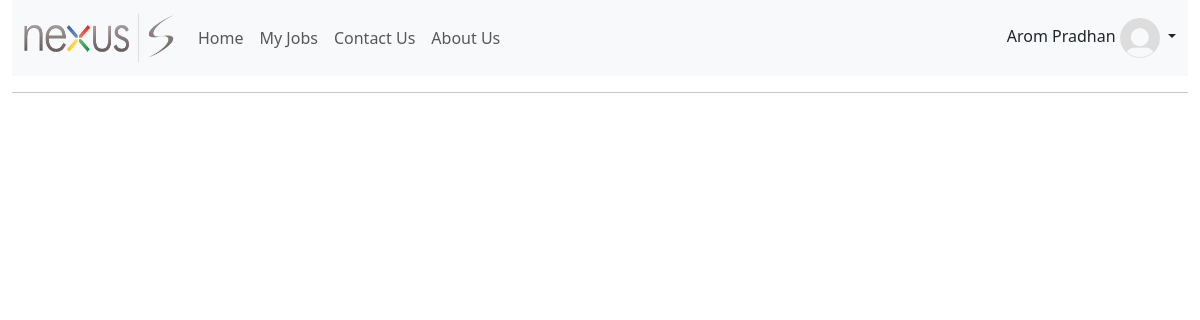
Before: /my-jobs/ (signed in) with the older database file.
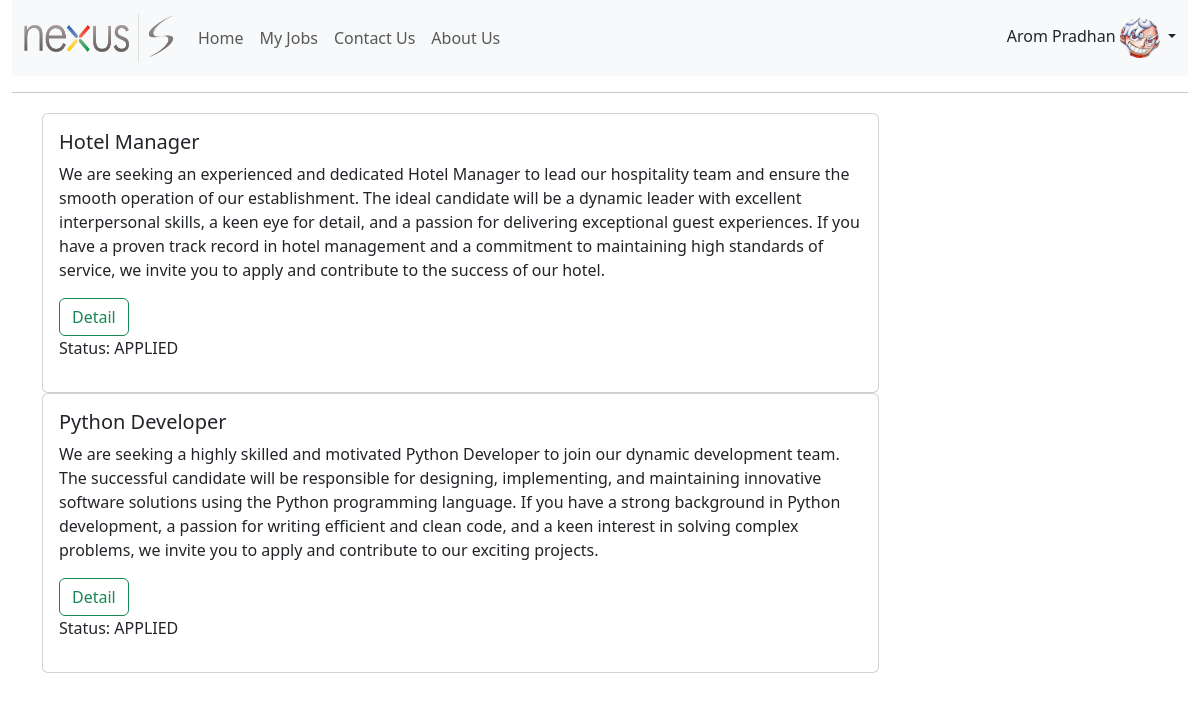
After: the same page with the newer database file.
### account/models.py (models this page shows)
class UserProfile(BaseModel):
    user = models.OneToOneField(User, on_delete=models.CASCADE)
    address = models.CharField(max_length=40)
    phone_number = models.CharField(max_length=14)
    resume = models.FileField(null=True, blank=True, upload_to="resumes")
    profile_picture = models.FileField(null=True, blank=True, upload_to="profile_pictures")

### core/models.py (models this page shows, shortened)
class JobApplication(BaseModel):
    status_choices = [
        ("APPLIED", "Applied"),
        ("SCREENING", "Screening"),
        ("SHORT_LISTED", "Short_Listed"),
        ("REJECTED", "Rejected"),
        ("SELECTED", "Selected"),
    ]
    job = models.ForeignKey(Job, on_delete=models.CASCADE, related_name="job_applications")
    user = models.ForeignKey(User, on_delete=models.CASCADE, related_name="user_application")
    interview_data = models.DateTimeField(null=True, blank=True)
    status = models.CharField(choices=status_choices, max_length=20)

class Job(BaseModel):
    title = models.CharField(max_length=50)
    description = models.TextField(max_length=1000)
    category = models.ForeignKey(Category, on_delete=models.CASCADE)
    application_deadline = models.DateField()
    is_active = models.BooleanField(default=False)

### core/views.py (the view)
# urls.py: path('my-jobs/', MyJobsView.as_view(), name='my_jobs'),
class MyJobsView(ListView):
    template_name = 'core/my_jobs.html'
    context_object_name = 'job_applications'
    def get_queryset(self):
        return JobApplication.objects.filter(user=self.request.user)

### templates/core/my_jobs.html (shortened to what this page needs)
{% extends 'layouts/base.html' %}
{% block content %}
{% for application in job_applications %}
<div class="card w-75">
  <div class="card-body">
    <h5 class="card-title">{{ application.job.title }}</h5>
    <p class="card-text">{{ application.job.description }}</p>
    <a href="{% url 'job_detail' application.job.id %}" class="btn btn-outline-success">Detail</a>
    <p>Status: {{ application.status }}</p>
  </div>
</div>
{% endfor %}
{% endblock %}

### templates/layouts/base.html (shortened to what this page needs)
<!DOCTYPE html>
<html lang="en">
<head>
    <link href="https://cdn.jsdelivr.net/npm/bootstrap@5.3.0/dist/css/bootstrap.min.css" rel="stylesheet"
>
</head>
<body  class="container-fluid">
{% include 'layouts/nav.html' %}
<div class="container">
    <div style="margin-top:20px">
        {% block content %}
        {% endblock %}
    </div>
</div>
</body>
</html>

### templates/layouts/nav.html (shortened to what this page needs)
{% load static %}
<nav class="navbar navbar-expand-lg bg-body-tertiary">
    <div class="container-fluid">
        <a class="navbar-brand" href="{% url 'home' %}">
            <img style="height: 50px; width: 150px" src="{% static 'core/logo.png' %}">
        </a>
        <div class="collapse navbar-collapse" id="navbarSupportedContent">
            <ul class="navbar-nav me-auto mb-2 mb-lg-0">
                <li class="nav-item">
                    <a class="nav-link {{ classroom_active }}" aria-current="page" href="{% url 'home' %}">Home</a>
                </li>
                {% if request.user.is_authenticated %}
                <li class="nav-item">
                    <a class="nav-link {{ student_active }}" href="{% url 'my_jobs' %}">My Jobs</a>
                </li>
                {% endif %}
                <li class="nav-item">
                    <a class="nav-link {{ profile_active }}" aria-disabled="true" href="#">Contact Us</a>
                </li>
                <li class="nav-item">
                    <a class="nav-link" aria-disabled="true" href="#">About Us</a>
                </li>
            </ul>
            {% if request.user.is_authenticated %}
                    <div class="dropdown show">
                        <a class="nav-link dropdown-toggle" href="#" id="navbarProfileDropdown" role="button"
                           data-toggle="dropdown" aria-haspopup="true" aria-expanded="false">
                            {% if request.user.get_full_name %}
                                {{ request.user.get_full_name }}
                            {% else %}
                                {{ request.user.email }}
                            {% endif %}
                            {% if request.user.userprofile.profile_picture %}
                                <img src="{{ request.user.userprofile.profile_picture.url }}"
                                     style="height: 40px; width: 40px; border-radius: 50%">
                            {% else %}
                                <img src="{% static 'account/default_picture.png' %}" style="height: 40px; width: 40px">
                            {% endif %}
                        </a>
                    </div>
            {% else %}
                <div>
                    <a href="{% url 'user_login' %}" class="btn btn-success">Login</a>
                    <a href="{% url 'user_register' %}" class="btn btn-outline-success">Register</a>
                </div>
            {% endif %}
        </div>
    </div>
</nav>
<hr>

Changed rows visible on the page:
added JobApplication: job "Hotel Manager", job.description "We are seeking an experienced and dedicated Hotel Manager to lead our hospitality team and ensure the smooth operation of our establishment. The ideal candidate will be a dynamic leader with excellent interpersonal skills, a keen eye for detail, and a passion for delivering exceptional guest experiences. If you have a proven track record in hotel management and a commitment to maintaining high standards of service, we invite you to apply and contribute to the success of our hotel.", status "APPLIED"
added JobApplication: job "Python Developer", job.description "We are seeking a highly skilled and motivated Python Developer to join our dynamic development team. The successful candidate will be responsible for designing, implementing, and maintaining innovative software solutions using the Python programming language. If you have a strong background in Python development, a passion for writing efficient and clean code, and a keen interest in solving complex problems, we invite you to apply and contribute to our exciting projects.", status "APPLIED"
